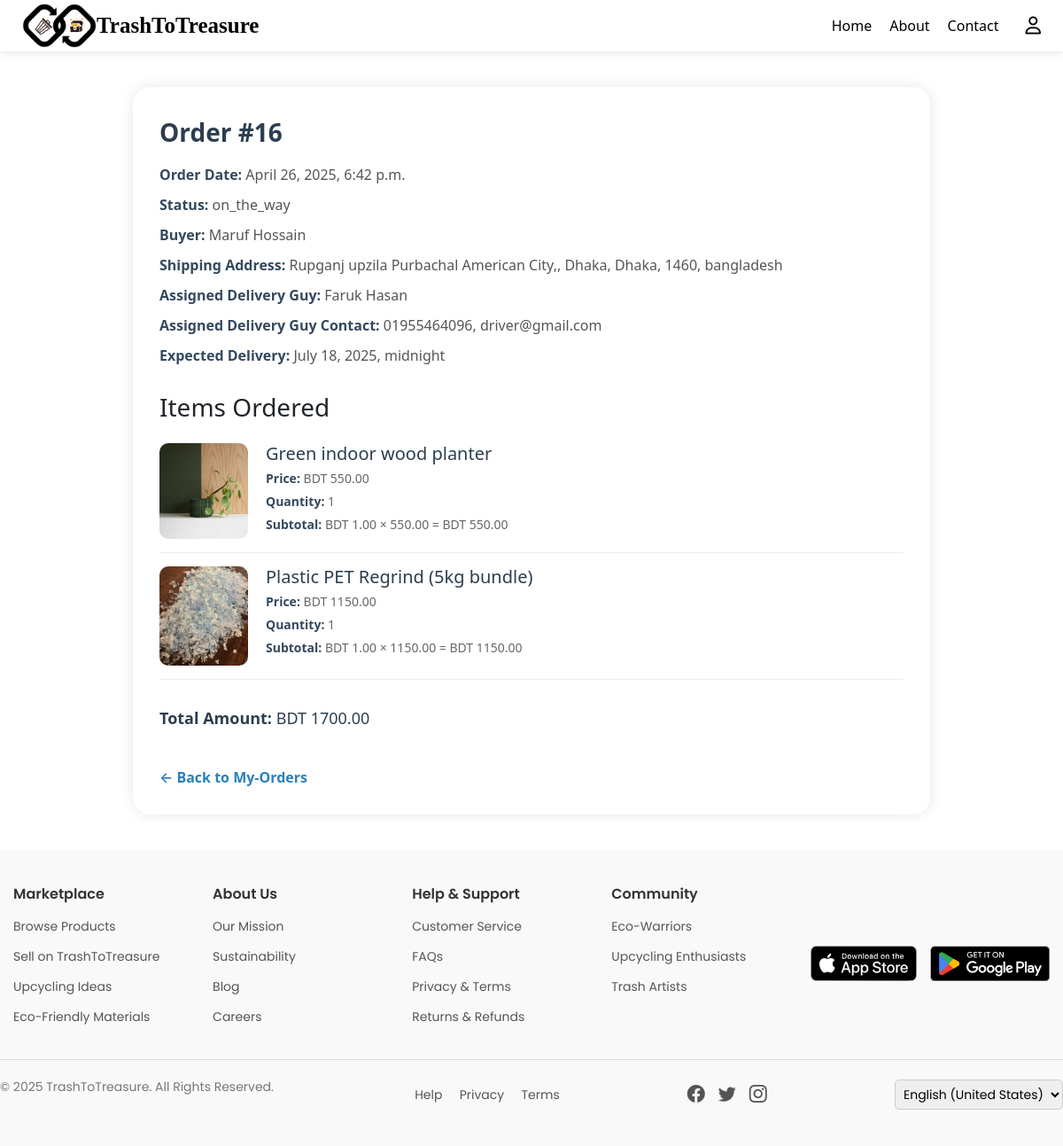
The page /order/16/ on the database its author committed.
### marketplace/models.py (models this page shows, shortened)
class Order(models.Model):
    PAYMENT_CHOICES = [
        ('sslcommerz', 'SSLCommerz'),
        ('cod', 'Cash on Delivery'),
    ]
    PAYMENT_STATUS_CHOICES = [
        ('pending', 'Pending'),
        ('paid', 'Paid'),
        ('failed', 'Failed'),
    ]
    DELIVERY_STATUS_CHOICES = [
        ('ready', 'Ready to Ship'),
        ('packed', 'Packed'),
        ('on_the_way', 'On the Way'),
        ('delivered', 'Delivered'),
        ('cancelled', 'Cancelled'),
        ('returned', 'Returned'),
    ]
    buyer = models.ForeignKey(User, on_delete=models.CASCADE)
    first_name = models.CharField(max_length=50, blank=True, null=True)
    last_name = models.CharField(max_length=50, blank=True, null=True)
    company = models.CharField(max_length=100, blank=True, null=True)
    country = models.CharField(max_length=50, blank=True, null=True)
    street_address = models.CharField(max_length=255, blank=True, null=True)
    city = models.CharField(max_length=50, blank=True, null=True)
    state = models.CharField(max_length=50, blank=True, null=True)
    zip_code = models.CharField(max_length=10, blank=True, null=True)
    phone = models.CharField(max_length=20, blank=True, null=True)
    email = models.EmailField(blank=True, null=True)
    payment_method = models.CharField(max_length=20, choices=PAYMENT_CHOICES)
    payment_status = models.CharField(max_length=20, choices=PAYMENT_STATUS_CHOICES, default='pending')
    delivery_status = models.CharField(max_length=20, choices=DELIVERY_STATUS_CHOICES, default='ready')
    total_amount = models.DecimalField(max_digits=10, decimal_places=2)
    created_at = models.DateTimeField(auto_now_add=True)
    assigned_delivery_guy = models.ForeignKey(
        User,
        on_delete=models.SET_NULL,
        null=True,
        blank=True,
        related_name='assigned_orders'
    )
    expected_delivery = models.DateTimeField(null=True, blank=True)

class OrderItem(models.Model):
    order = models.ForeignKey(Order, on_delete=models.CASCADE, related_name='items')
    content_type = models.ForeignKey(ContentType, on_delete=models.CASCADE)
    object_id = models.PositiveIntegerField()
    item = GenericForeignKey('content_type', 'object_id')
    quantity = models.PositiveIntegerField()
    price = models.DecimalField(max_digits=10, decimal_places=2)

class UpcycledProduct(models.Model):
    product_name = models.CharField(max_length=255, default="")
    category = models.CharField(max_length=100, default="")
    description = models.TextField()
    price = models.DecimalField(max_digits=10, decimal_places=2)
    product_status = models.CharField(max_length=20, choices=PRODUCT_STATUS_CHOICES, default='active')
    artisan = models.ForeignKey(User, on_delete=models.CASCADE, related_name='upcycled_products', null=True, blank=True)
    approval_status = models.BooleanField(default=False)
    stock_availability = models.IntegerField()
    product_images = models.ImageField(upload_to='upcycled_products/', blank=True, null=True)
    location = models.CharField(max_length=255, default="")
    rating = models.DecimalField(max_digits=3, decimal_places=2, default=0.0)
    tags = models.CharField(max_length=255, blank=True, null=True)
    listing_date = models.DateTimeField(auto_now_add=True)
    last_updated = models.DateTimeField(auto_now=True, null=True, blank=True)
    sold_count = models.IntegerField(default=0)
    delivery_status = models.CharField(max_length=20, choices=DELIVERY_STATUS_CHOICES, default='ready')
    slug = models.SlugField(max_length=255, unique=True, blank=True)

class TrashItem(models.Model):
    material_name = models.CharField(max_length=255, default="")  # Change as needed
    category = models.CharField(max_length=100, default="")  # Change as needed
    description = models.TextField()
    condition = models.CharField(max_length=50, default="")  # Set a meaningful default
    quantity = models.IntegerField(default=0)
    price = models.DecimalField(max_digits=10, decimal_places=2)
    trash_point = models.CharField(max_length=255, default="")  # Set a meaningful default
    images = models.ImageField(upload_to='waste_images/', blank=True, null=True)
    location = models.CharField(max_length=255, default="")  # Set a meaningful default
    product_status = models.CharField(max_length=20, choices=PRODUCT_STATUS_CHOICES, default='')
    delivery_status = models.CharField(max_length=20, choices=DELIVERY_STATUS_CHOICES, default='')
    slug = models.SlugField(max_length=255, unique=True, blank=True)
    listing_date = models.DateTimeField(auto_now_add=True)
    last_updated = models.DateTimeField(auto_now=True, null=True, blank=True)
    tags = models.CharField(max_length=255, blank=True, null=True)
    rating = models.DecimalField(max_digits=3, decimal_places=2, default=0.0)

### users/models.py (models this page shows, shortened)
class CustomUser(AbstractUser):
    name = models.CharField(max_length=100)
    email = models.EmailField(unique=True)
    phone = models.CharField(max_length=15)
    role = models.CharField(max_length=10, choices=ROLE_CHOICES)
    account_status = models.CharField(max_length=10, choices=ACCOUNT_STATUS_CHOICES, default='active')
    objects = CustomUserManager()  # ✅ Use your custom manager
    REQUIRED_FIELDS = ['email']
    USERNAME_FIELD = 'username'

### marketplace/views.py (the view)
# urls.py: path('order/<int:order_id>/', views.order_details, name='order_details'),
def order_details(request, order_id):
    order = get_object_or_404(Order, id=order_id)
    ordered_items = order.items.all()  # Adjust if using another relation
    for item in ordered_items:
        item.subtotal = item.quantity * item.price
    return render(request, 'order_details.html', {
        'order': order,
        'ordered_items': ordered_items,
    })

### marketplace/templates/order_details.html (shortened to what this page needs)
{% load static %}
{% include "header.html" %}
<!DOCTYPE html>
<html lang="en">
<head>
    <link rel="stylesheet" href="{% static 'css/buyer_profile.css' %}">
</head>
<body>
<div class="order-container">
    <div class="order-header">Order #{{ order.id }}</div>
    <div class="order-meta"><span class="product-label">Order Date:</span> {{ order.created_at }}</div>
    <div class="order-meta"><span class="product-label">Status:</span> {{ order.delivery_status }}</div>
    <div class="order-meta"><span class="product-label">Buyer:</span> {{ order.buyer.name }}</div>
    <div class="order-meta">
        <span class="product-label">Shipping Address:</span>
        {{ order.street_address }}, {{ order.city }}, {{ order.state }}, {{ order.zip_code }}, {{ order.country }}
    </div>
    <div class="order-meta">
        <span class="product-label">Assigned Delivery Guy:</span>
        {{ order.assigned_delivery_guy.name }}
    </div>
    <div class="order-meta">
        <span class="product-label">Assigned Delivery Guy Contact:</span>
        {{ order.assigned_delivery_guy.phone }}, {{ order.assigned_delivery_guy.email }}
    </div>
    <div class="order-meta"><span class="product-label">Expected Delivery:</span>
         {{ order.expected_delivery }}</div>
    <div class="order-items">
        <h3>Items Ordered</h3>
        {% for item in ordered_items %}
            <div class="order-item">
                {% if item.content_type.model == 'upcycledproduct' %}
                    <img src="{{ item.item.product_images.url }}" alt="{{ item.item.product_name }}" class="item-image">
                {% elif item.content_type.model == 'trashitem' %}
                    <img src="{{ item.item.images.url }}" alt="{{ item.item.material_name }}" class="item-image">
                {% endif %}
                <div class="item-info">
                    {% if item.content_type.model == 'upcycledproduct' %}
                        <h4>
                            <a href="{% url 'upcycled_product_details' slug=item.item.slug %}">
                                {{ item.item.product_name }}
                            </a>
                        </h4>
                    {% elif item.content_type.model == 'trashitem' %}
                        <h4>
                            <a href="{% url 'trash_item_details' slug=item.item.slug %}">
                                {{ item.item.material_name }}
                            </a>
                        </h4>
                    {% endif %}
                    <p><span class="product-label">Price:</span> BDT {{ item.price }}</p>
                    <p><span class="product-label">Quantity:</span> {{ item.quantity }}</p>
                    <p><span class="product-label">Subtotal:</span> BDT {{ item.quantity|floatformat:2 }} × {{ item.price }} = BDT {{ item.subtotal|floatformat:2 }}</p>
                </div>
            </div>
        {% endfor %}
    </div>
    <div class="order-summary">
        <p><strong>Total Amount:</strong> BDT {{ order.total_amount }}</p>
    </div>
    <a href="{% url 'my_orders' %}" class="back-link">← Back to My-Orders</a>
</div>
</body>
</html>
{% include "footer.html" %}

### marketplace/templates/header.html (style rules this page uses)
* { margin: 0; padding: 0; box-sizing: border-box; }
body { font-family: Arial, sans-serif; background: #fff; }

### marketplace/templates/order_details.html (style rules this page uses)
.order-container { max-width: 900px; margin: 40px auto; background-color: #fff; border-radius: 20px; padding: 30px; box-shadow: 0 0 15px rgba(0,0,0,0.1); }
.order-header { font-size: 28px; font-weight: bold; color: #2c3e50; margin-bottom: 15px; }
.order-meta { font-size: 16px; color: #555; margin-bottom: 10px; }
.product-label { font-weight: 600; color: #34495e; }
.order-items { margin-top: 30px; }
.order-item { border-bottom: 1px solid #eee; padding: 15px 0; display: flex; gap: 20px; }
.item-image { width: 100px; height: auto; border-radius: 10px; }
.item-info { flex: 1; }
.item-info h4 { margin: 0; font-size: 20px; color: #2c3e50; }
.item-info p { margin: 5px 0; font-size: 14px; color: #666; }
.order-summary { margin-top: 30px; font-size: 18px; color: #2c3e50; }
.back-link { margin-top: 25px; display: inline-block; color: #2980b9; font-weight: 600; text-decoration: none; }
.item-info h4 a { text-decoration: none; color: inherit; transition: all 0.3s ease; }

### rows shown on the page
Order: id "16", created_at "April 26, 2025, 6:42 p.m.", delivery_status "on_the_way", buyer.name "Maruf Hossain", street_address "Rupganj upzila Purbachal American City,", city "Dhaka", state "Dhaka", zip_code "1460", country "bangladesh", assigned_delivery_guy.name "Faruk Hasan", assigned_delivery_guy.phone "01955464096", assigned_delivery_guy.email "driver@gmail.com", expected_delivery "July 18, 2025, midnight", total_amount "1700.00"
OrderItem: item.product_images (picture), item.product_name "Green indoor wood planter", price "550.00", quantity "1", quantity "1.00", subtotal "550.00"
OrderItem: item.images (picture), item.material_name "Plastic PET Regrind (5kg bundle)", price "1150.00", quantity "1", quantity "1.00", subtotal "1150.00"
